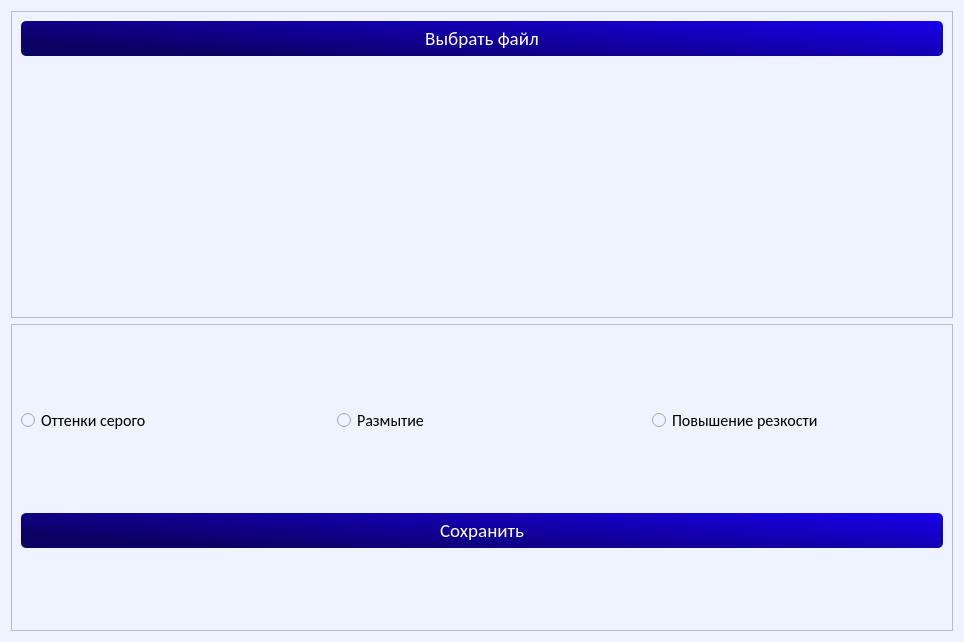
<?xml version="1.0" encoding="UTF-8"?>
<ui version="4.0">
 <class>Form</class>
 <widget class="QWidget" name="Form">
  <property name="geometry">
   <rect>
    <x>0</x>
    <y>0</y>
    <width>964</width>
    <height>642</height>
   </rect>
  </property>
  <property name="windowTitle">
   <string>Form</string>
  </property>
  <property name="styleSheet">
   <string notr="true">*{
background-color: rgb(239, 243, 255);
}
QLineEdit{
	margin-bottom:10px;
	height:20px;
	border:2px solid rgb(0, 0, 127);
	border-radius:5px;
	background-color: rgb(239, 243, 255);
	font-size:14px;
	padding:5px;
}

QPushButton{
	border-radius:5px;
	background:qlineargradient(spread:pad, x1:0, y1:0.574, x2:1, y2:0, stop:0 rgba(13, 0, 99, 255), stop:1 rgba(23, 0, 237, 255));
	padding:5px;
	color:#fff;
	width:100%;
}

QPushButton:hover{
	border: 2px solid rgb(0, 170, 255);
}</string>
  </property>
  <layout class="QVBoxLayout" name="verticalLayout">
   <item>
    <widget class="QFrame" name="frame">
     <property name="styleSheet">
      <string notr="true"/>
     </property>
     <property name="frameShape">
      <enum>QFrame::StyledPanel</enum>
     </property>
     <property name="frameShadow">
      <enum>QFrame::Raised</enum>
     </property>
     <layout class="QVBoxLayout" name="verticalLayout_2">
      <item>
       <widget class="QPushButton" name="btn_load">
        <property name="font">
         <font>
          <family>Calibri</family>
          <pointsize>14</pointsize>
         </font>
        </property>
        <property name="cursor">
         <cursorShape>PointingHandCursor</cursorShape>
        </property>
        <property name="styleSheet">
         <string notr="true"/>
        </property>
        <property name="text">
         <string>Выбрать файл</string>
        </property>
       </widget>
      </item>
      <item>
       <widget class="QLabel" name="label">
        <property name="layoutDirection">
         <enum>Qt::LeftToRight</enum>
        </property>
        <property name="styleSheet">
         <string notr="true">QLabel{
padding-top:5px;
}</string>
        </property>
        <property name="text">
         <string/>
        </property>
        <property name="alignment">
         <set>Qt::AlignBottom|Qt::AlignHCenter</set>
        </property>
       </widget>
      </item>
     </layout>
    </widget>
   </item>
   <item>
    <widget class="QFrame" name="frame_2">
     <property name="frameShape">
      <enum>QFrame::StyledPanel</enum>
     </property>
     <property name="frameShadow">
      <enum>QFrame::Raised</enum>
     </property>
     <layout class="QHBoxLayout" name="horizontalLayout">
      <item>
       <layout class="QGridLayout" name="gridLayout_2">
        <property name="sizeConstraint">
         <enum>QLayout::SetDefaultConstraint</enum>
        </property>
        <property name="horizontalSpacing">
         <number>25</number>
        </property>
        <item row="0" column="0">
         <widget class="QRadioButton" name="radio1">
          <property name="font">
           <font>
            <family>Calibri</family>
            <pointsize>12</pointsize>
           </font>
          </property>
          <property name="text">
           <string>Оттенки серого</string>
          </property>
         </widget>
        </item>
        <item row="0" column="2">
         <widget class="QRadioButton" name="radio3">
          <property name="font">
           <font>
            <family>Calibri</family>
            <pointsize>12</pointsize>
           </font>
          </property>
          <property name="text">
           <string>Повышение резкости</string>
          </property>
         </widget>
        </item>
        <item row="0" column="1">
         <widget class="QRadioButton" name="radio2">
          <property name="sizePolicy">
           <sizepolicy hsizetype="Minimum" vsizetype="Fixed">
            <horstretch>0</horstretch>
            <verstretch>0</verstretch>
           </sizepolicy>
          </property>
          <property name="font">
           <font>
            <family>Calibri</family>
            <pointsize>12</pointsize>
           </font>
          </property>
          <property name="layoutDirection">
           <enum>Qt::LeftToRight</enum>
          </property>
          <property name="autoFillBackground">
           <bool>false</bool>
          </property>
          <property name="styleSheet">
           <string notr="true"/>
          </property>
          <property name="text">
           <string>Размытие</string>
          </property>
         </widget>
        </item>
        <item row="1" column="0" colspan="3">
         <widget class="QPushButton" name="btn_save">
          <property name="font">
           <font>
            <family>Calibri</family>
            <pointsize>14</pointsize>
           </font>
          </property>
          <property name="text">
           <string>Сохранить</string>
          </property>
         </widget>
        </item>
       </layout>
      </item>
     </layout>
    </widget>
   </item>
  </layout>
 </widget>
 <resources/>
 <connections/>
</ui>
